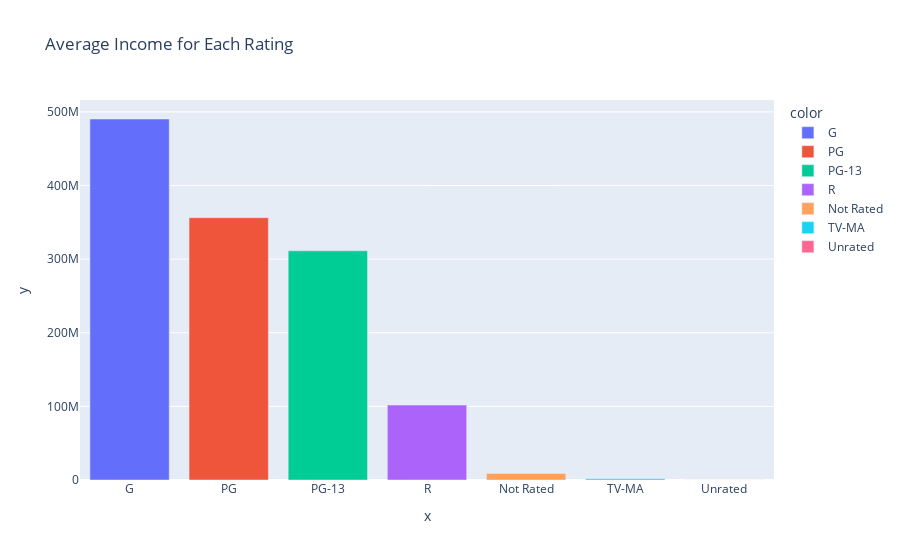

Notebook cell for this chart:
### Code cell
# lets get the average income for each certificate and plot them

df.groupby('Certificate')['Income'].mean().sort_values(ascending=False)


fig = px.bar(df.groupby('Certificate')['Income'].mean().sort_values(ascending=False), x=df.groupby('Certificate')['Income'].mean().sort_values(ascending=False).index, y=df.groupby('Certificate')['Income'].mean().sort_values(ascending=False).values, color=df.groupby('Certificate')['Income'].mean().sort_values(ascending=False).index, title='Average Income for Each Rating')

fig.show()

### Figure 1 — Plotly figure (JSON) as saved in the notebook; plotly's stock layout.template omitted (floating-point values rounded to 4 significant figures)
{"data": [{"alignmentgroup": "True", "hovertemplate": "color=G<br>x=%{x}<br>y=%{y}<extra></extra>", "legendgroup": "G", "marker": {"color": "#636efa", "pattern": {"shape": ""}}, "name": "G", "offsetgroup": "G", "orientation": "v", "showlegend": true, "textposition": "auto", "type": "bar", "x": ["G"], "xaxis": "x", "y": [490400000.0], "yaxis": "y"}, {"alignmentgroup": "True", "hovertemplate": "color=PG<br>x=%{x}<br>y=%{y}<extra></extra>", "legendgroup": "PG", "marker": {"color": "#EF553B", "pattern": {"shape": ""}}, "name": "PG", "offsetgroup": "PG", "orientation": "v", "showlegend": true, "textposition": "auto", "type": "bar", "x": ["PG"], "xaxis": "x", "y": [356400000.0], "yaxis": "y"}, {"alignmentgroup": "True", "hovertemplate": "color=PG-13<br>x=%{x}<br>y=%{y}<extra></extra>", "legendgroup": "PG-13", "marker": {"color": "#00cc96", "pattern": {"shape": ""}}, "name": "PG-13", "offsetgroup": "PG-13", "orientation": "v", "showlegend": true, "textposition": "auto", "type": "bar", "x": ["PG-13"], "xaxis": "x", "y": [311300000.0], "yaxis": "y"}, {"alignmentgroup": "True", "hovertemplate": "color=R<br>x=%{x}<br>y=%{y}<extra></extra>", "legendgroup": "R", "marker": {"color": "#ab63fa", "pattern": {"shape": ""}}, "name": "R", "offsetgroup": "R", "orientation": "v", "showlegend": true, "textposition": "auto", "type": "bar", "x": ["R"], "xaxis": "x", "y": [101800000.0], "yaxis": "y"}, {"alignmentgroup": "True", "hovertemplate": "color=Not Rated<br>x=%{x}<br>y=%{y}<extra></extra>", "legendgroup": "Not Rated", "marker": {"color": "#FFA15A", "pattern": {"shape": ""}}, "name": "Not Rated", "offsetgroup": "Not Rated", "orientation": "v", "showlegend": true, "textposition": "auto", "type": "bar", "x": ["Not Rated"], "xaxis": "x", "y": [8854000.0], "yaxis": "y"}, {"alignmentgroup": "True", "hovertemplate": "color=TV-MA<br>x=%{x}<br>y=%{y}<extra></extra>", "legendgroup": "TV-MA", "marker": {"color": "#19d3f3", "pattern": {"shape": ""}}, "name": "TV-MA", "offsetgroup": "TV-MA", "orientation": "v", "showlegend": true, "textposition": "auto", "type": "bar", "x": ["TV-MA"], "xaxis": "x", "y": [1753823], "yaxis": "y"}, {"alignmentgroup": "True", "hovertemplate": "color=Unrated<br>x=%{x}<br>y=%{y}<extra></extra>", "legendgroup": "Unrated", "marker": {"color": "#FF6692", "pattern": {"shape": ""}}, "name": "Unrated", "offsetgroup": "Unrated", "orientation": "v", "showlegend": true, "textposition": "auto", "type": "bar", "x": ["Unrated"], "xaxis": "x", "y": [76376], "yaxis": "y"}], "layout": {"barmode": "relative", "legend": {"title": {"text": "color"}, "tracegroupgap": 0}, "title": {"text": "Average Income for Each Rating"}, "xaxis": {"anchor": "y", "domain": [0, 1], "title": {"text": "x"}}, "yaxis": {"anchor": "x", "domain": [0, 1], "title": {"text": "y"}}}}
